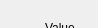
        <widget class="QWidget" name="polygonEditOpts">
         <property name="geometry">
          <rect>
           <x>0</x>
           <y>0</y>
           <width>98</width>
           <height>28</height>
          </rect>
         </property>
         <attribute name="label">
          <string>Polygon Editor</string>
         </attribute>
         <widget class="QPushButton" name="applyPolyButton">
          <property name="geometry">
           <rect>
            <x>20</x>
            <y>55</y>
            <width>80</width>
            <height>25</height>
           </rect>
          </property>
          <property name="text">
           <string>Apply</string>
          </property>
         </widget>
         <widget class="QLabel" name="polyEditTxt">
          <property name="geometry">
           <rect>
            <x>45</x>
            <y>19</y>
            <width>41</width>
            <height>17</height>
           </rect>
          </property>
          <property name="text">
           <string>Value</string>
          </property>
         </widget>
         <widget class="QDoubleSpinBox" name="polyEditVal">
          <property name="geometry">
           <rect>
            <x>100</x>
            <y>15</y>
            <width>69</width>
            <height>26</height>
           </rect>
          </property>
          <property name="maximum">
           <double>1.000000000000000</double>
          </property>
          <property name="singleStep">
           <double>0.100000000000000</double>
          </property>
          <property name="value">
           <double>1.000000000000000</double>
          </property>
         </widget>
         <widget class="QPushButton" name="resetPolyButton">
          <property name="geometry">
           <rect>
            <x>120</x>
            <y>55</y>
            <width>80</width>
            <height>25</height>
           </rect>
          </property>
          <property name="text">
           <string>Reset</string>
          </property>
         </widget>
        </widget>
